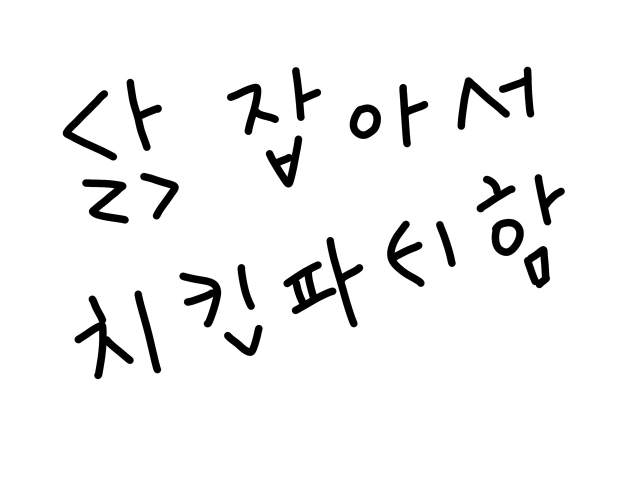
#> input picture sample.jpg, 1280 x 960 px (shown at 1/2 size)
$ jupyter execute --allow-errors Opencv.ipynb
#> lines starting #> are read from the running program, lines starting #| are printed output that depends on the picture; after the words box and inside, x2 and y2 are one past the last pixel; in counts of white or black regions, pixels touching at a corner belong together
[cell 1]
import cv2
import numpy as np
import matplotlib.pyplot as plt

### opencv를 이용한 이미지 인식

[cell 2]
img = cv2.imread('sample.jpg')
#> img is the input picture: shape (960, 1280, 3); min 0, max 255, mean 241.6
new_img = img.copy()
gray = cv2.cvtColor(img, cv2.COLOR_BGR2GRAY)

cv2.imshow('Gray image', gray)
cv2.waitKey(0)
cv2.destroyAllWindows()

[cell 3]
ret, binary = cv2.threshold(gray, 100, 255,
                           cv2.THRESH_OTSU)
#> binary: shape (960, 1280); 94.7% white; 24 black regions, largest, box (x1, y1, x2, y2) and area: (149, 591, 267, 758) 4369, (567, 523, 673, 628) 3989, (653, 474, 726, 655) 3422
#> ret = 130

cv2.imshow('binary image', binary)
cv2.waitKey(0)
cv2.destroyAllWindows()

[cell 4]
inverted_binary = ~binary
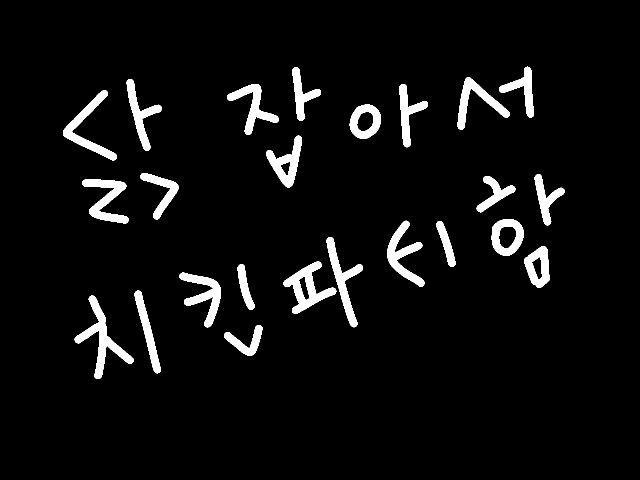
#> inverted_binary: shape (960, 1280) (shown at 1/2 size); 5.3% white; 24 white regions
cv2.imshow('Inverted binary image', inverted_binary)
cv2.waitKey(0)
cv2.destroyAllWindows()

[cell 5]
contours, hierarchy = cv2.findContours(inverted_binary,
                                        cv2.RETR_TREE,
                                        cv2.CHAIN_APPROX_SIMPLE)
#> contours = 29 contours; largest, box (x1, y1, x2, y2) and area: (567, 523, 673, 628) 4286, (149, 591, 267, 758) 4105, (983, 438, 1047, 512) 3682, (699, 209, 762, 278) 3262, (126, 180, 234, 321) 3215

[cell 6]
with_contours = cv2.drawContours(img, contours, -1, (255, 0, 255),3)
cv2.imshow('Detected contours', with_contours)
cv2.waitKey(0)
cv2.destroyAllWindows()

[cell 7]
# Show the total number of contours that were detected
print('Total number of contours detected: ' + str(len(contours)))
#| Total number of contours detected: 29

# Draw just the first contour
# The 0 means to draw the first contour
first_contour = cv2.drawContours(new_img, contours, 0,(255,0,255),3)
cv2.imshow('First detected contour', first_contour)
cv2.waitKey(0)
cv2.destroyAllWindows()

# Draw a bounding box around the first contour
# x is the starting x coordinate of the bounding box
# y is the starting y coordinate of the bounding box
# w is the width of the bounding box
# h is the height of the bounding box
x, y, w, h = cv2.boundingRect(contours[0])
#> x = 448; y = 650; w = 77; h = 62
cv2.rectangle(first_contour,(x,y), (x+w,y+h), (255,0,0), 3)
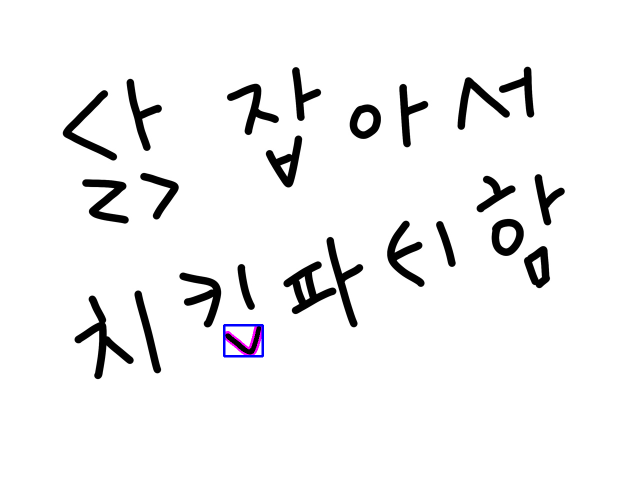
#> first_contour: shape (960, 1280, 3) (shown at 1/2 size); mean B, G, R 241.7, 241.2, 241.4
cv2.imshow('First contour with bounding box', first_contour)
cv2.waitKey(0)
cv2.destroyAllWindows()

# Draw a bounding box around all contours
for c in contours:
  x, y, w, h = cv2.boundingRect(c)

    # Make sure contour area is large enough
  if (cv2.contourArea(c)) > 10:
    cv2.rectangle(with_contours,(x,y), (x+w,y+h), (255,0,0), 3)
#> this loop made 29 passes
#> (x, y, w, h) on passes 1 to 12: (448, 650, 77, 62), (149, 591, 118, 167), (269, 581, 53, 166), (359, 545, 83, 110), (475, 528, 35, 92), (567, 523, 106, 105), (597, 552, 23, 49), (1048, 492, 52, 84), (1063, 512, 22, 48), (653, 474, 73, 181), (872, 442, 39, 92), (774, 441, 75, 133)
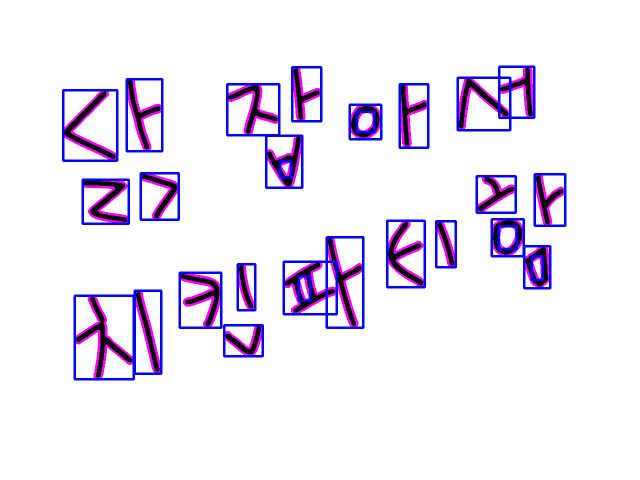
#> with_contours: shape (960, 1280, 3) (shown at 1/2 size); mean B, G, R 247.1, 230.6, 237.4

cv2.imshow('All contours with bounding box', with_contours)
cv2.waitKey(0)
cv2.destroyAllWindows()

[cell 8]
lower = np.array([40,40,40], dtype = 'uint8')
upper = np.array([255,255,255],  dtype = 'uint8')
mask = cv2.inRange(img, lower, upper)
#> mask: shape (960, 1280); 90.4% white; 19 black regions
output = cv2.bitwise_and(img, img, mask = mask)

cv2.imshow('output',np.hstack([img,output]))
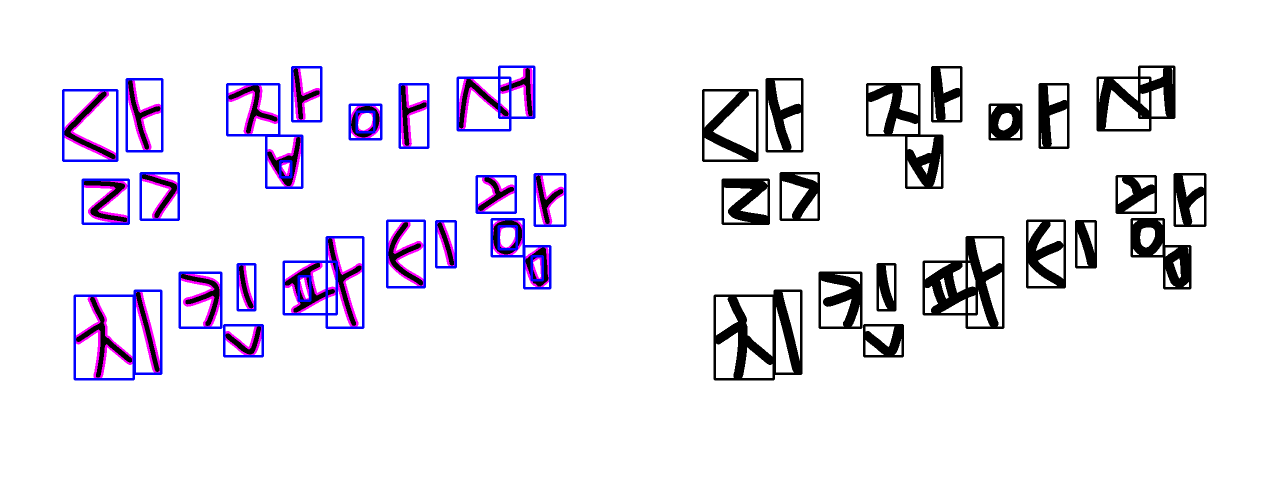
#> window 'output': shape (960, 2560, 3) (shown at 1/2 size); mean B, G, R 238.9, 230.6, 234
cv2.waitKey(0)
cv2.destroyAllWindows()

[cell 9]
img.shape
#> Out = (960, 1280, 3)

[cell 10]
cv2.imshow('image', img)
cv2.waitKey()
cv2.destroyAllWindows()

[cell 11]
plt.show()

[cell 12]
img = cv2.imread('sample.jpg')
new_img = img.copy()
gray = cv2.cvtColor(img, cv2.COLOR_BGR2GRAY)

cv2.imshow('Gray image', gray)
cv2.waitKey(0)
cv2.destroyAllWindows()

[cell 13]
ret, binary = cv2.threshold(gray, 100, 255,
                           cv2.THRESH_OTSU)

cv2.imshow('binary image', binary)
cv2.waitKey(0)
cv2.destroyAllWindows()

[cell 14]
img = cv2.imread('sample.jpg')
gray = cv2.cvtColor(img, cv2.COLOR_BGR2GRAY)

ret, binary = cv2.threshold(gray, 100, 255,
                           cv2.THRESH_OTSU)

cv2.imshow('binary image', binary)
cv2.waitKey(0)
cv2.destroyAllWindows()

contours, hierarchy = cv2.findContours(binary, cv2.RETR_TREE, cv2.CHAIN_APPROX_SIMPLE)
#> contours = 30 contours; largest, box (x1, y1, x2, y2) and area: (0, 0, 1280, 960) 1226561, (566, 522, 674, 629) 4652, (148, 590, 268, 759) 4633, (982, 437, 1048, 513) 3882, (652, 473, 727, 656) 3643

idx = 0
while idx >= 0:
    cv2.drawContours(img, contours, idx, (255,0,0), 1, cv2.LINE_8, hierarchy)
    idx = hierarchy[0, idx, 0]
#> this loop made 1 pass
#> idx on pass 1: -1
#> img: shape (960, 1280, 3); 1.03% of pixels changed, all inside (x1, y1, x2, y2) = (0, 0, 1280, 960)

cv2.imshow('img', img)

cv2.waitKey()
cv2.destroyAllWindows()

[cell 15]
dst = cv2.cvtColor(img, cv2.COLOR_BGR2GRAY)

_, th = cv2.threshold(dst, 0, 255, cv2.THRESH_OTSU + cv2.THRESH_BINARY_INV)
#> th: shape (960, 1280); 6.3% white; 25 white regions, largest, box (x1, y1, x2, y2) and area: (148, 590, 268, 759) 4899, (0, 0, 1280, 960) 4476, (566, 522, 674, 629) 4456
dst = cv2.cvtColor(th, cv2.COLOR_GRAY2BGR)

_, labels, stats, centroids = cv2.connectedComponentsWithStats(th)
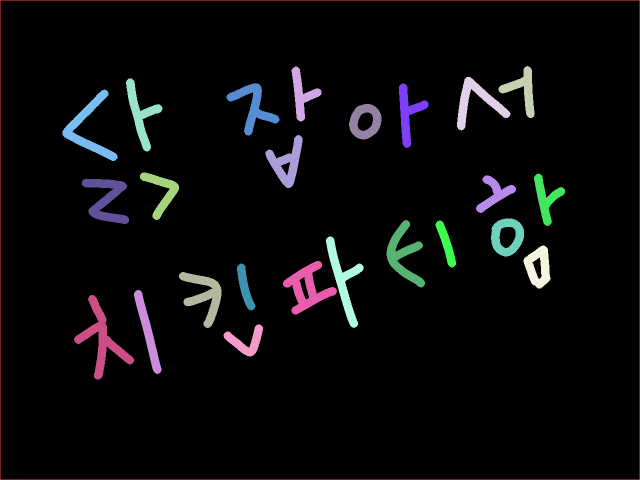
#> labels: shape (960, 1280) int32 (shown at 1/2 size); 26 distinct labels, from 0 to 25; one colour per label, 0 black
#> stats = 26 rows, first 6: [1, 1, 1278, 958, 1151306], [0, 0, 1280, 960, 4476], [583, 133, 60, 110, 2426], [997, 132, 72, 104, 2556], [914, 154, 107, 107, 3378], [252, 157, 73, 146, 3203]; centroids = 26 pairs, first value 176.7 to 1092.1, second value 179.7 to 682.9
# print(stats)

for x, y, w, h, cnt in stats:
    if (h,w) < dst.shape:
        cv2.rectangle(dst, (x, y, w, h), (0, 255, 0), 1)
#> this loop made 26 passes
#> (x, y, w, h, cnt) on passes 1 to 12: (1, 1, 1278, 958, 1151306), (0, 0, 1280, 960, 4476), (583, 133, 60, 110, 2426), (997, 132, 72, 104, 2556), (914, 154, 107, 107, 3378), (252, 157, 73, 146, 3203), (453, 167, 106, 104, 3421), (798, 167, 59, 129, 2805), (125, 179, 110, 143, 3802), (698, 208, 65, 71, 2686), (531, 270, 74, 106, 3372), (280, 345, 78, 95, 2469)
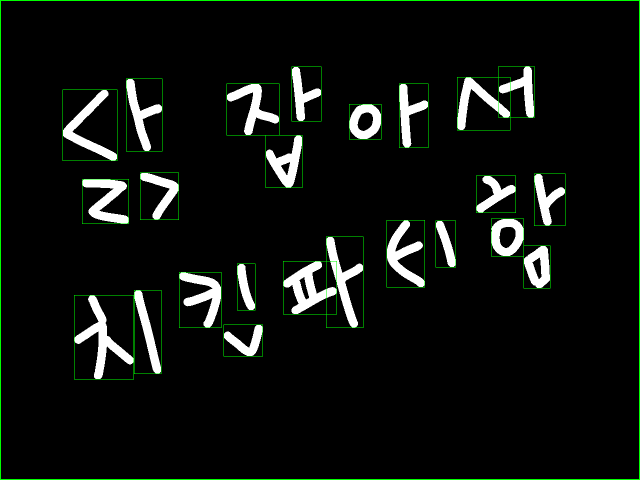
#> dst: shape (960, 1280, 3) (shown at 1/2 size); mean B, G, R 15, 18.7, 15

cv2.imshow('img', img)
cv2.imshow('th', th)
cv2.imshow('dst', dst)

cv2.waitKey()
cv2.destroyAllWindows()

[cell 16]
ret, binary = cv2.threshold(gray, 100, 255,
                           cv2.THRESH_OTSU)

cv2.imshow('binary image', binary)
cv2.waitKey(0)
cv2.destroyAllWindows()

[cell 17]
img = cv2.imread('sample.jpg')
gray = cv2.cvtColor(img, cv2.COLOR_BGR2GRAY)

ret, binary = cv2.threshold(gray, 100, 255,
                           cv2.THRESH_OTSU)

cv2.imshow('binary image', binary)
cv2.waitKey(0)
cv2.destroyAllWindows()

contours, hierarchy = cv2.findContours(binary, cv2.RETR_TREE, cv2.CHAIN_APPROX_SIMPLE)

idx = 0
while idx >= 0:
    cv2.drawContours(img, contours, idx, (255,0,0), 1, cv2.LINE_8, hierarchy)
    idx = hierarchy[0, idx, 0]

cv2.imshow('img', img)

cv2.waitKey()
cv2.destroyAllWindows()

[cell 18]
dst = cv2.cvtColor(img, cv2.COLOR_BGR2GRAY)

_, th = cv2.threshold(dst, 0, 255, cv2.THRESH_OTSU + cv2.THRESH_BINARY_INV)
dst = cv2.cvtColor(th, cv2.COLOR_GRAY2BGR)

_, labels, stats, centroids = cv2.connectedComponentsWithStats(th)
# print(stats)

for x, y, w, h, cnt in stats:
    if (h,w) < dst.shape:
        cv2.rectangle(dst, (x, y, w, h), (0, 255, 0), 1)

cv2.imshow('img',img)
cv2.imshow('th', th)
cv2.imshow('dst', dst)

cv2.waitKey()
cv2.destroyAllWindows()

[cell 19]
import cv2
import numpy as np

[cell 20]
img = cv2.imread('sample.jpg')
kernel = np.ones((5,5), np.float32)/25
dst = cv2.filter2D(img, -1, kernel)

cv2.imshow('Original', img)
cv2.imshow('Result', dst)

cv2.waitKey(0)
cv2.destroyAllWindows()

[cell 21]
blur = cv2.GaussianBlur(img, (5,5), 0)
blur2 = cv2.medianBlur(img, 5)
blur3 = cv2.bilateralFilter(img, 9, 75, 75)


cv2.imshow('Original', img)
cv2.imshow('Result', blur)
cv2.imshow('Result2', blur2)
cv2.imshow('Result3', blur3)

cv2.waitKey(0)
cv2.destroyAllWindows()

[cell 22]
img = cv2.imread('sample.jpg')

# extract red channel
red_channel = img[:,:,2]
blur = cv2.bilateralFilter(red_channel, 3, 55, 55)
#> blur: shape (960, 1280)

cv2.imshow('red', red_channel)
# cv2.imshow('blur',blur)


cv2.waitKey(0)
cv2.destroyAllWindows()

ret, binary = cv2.threshold(blur, 100, 255,
                           cv2.THRESH_OTSU)
#> binary: shape (960, 1280); 94.7% white; 24 black regions, largest, box (x1, y1, x2, y2) and area: (149, 591, 267, 758) 4364, (567, 523, 673, 628) 3985, (653, 474, 726, 655) 3421
#> ret = 129

cv2.imshow('binary image', binary)
cv2.waitKey(0)
cv2.destroyAllWindows()

contours, hierarchy = cv2.findContours(binary, cv2.RETR_EXTERNAL, cv2.CHAIN_APPROX_SIMPLE)
#> contours = [[[0, 0], [0, 959], [1279, 959], [1279, 0]]]

idx = 0
while idx >= 0:
    cv2.drawContours(img, contours, idx, (255,0,0), 3, cv2.LINE_8, hierarchy)
    idx = hierarchy[0, idx, 0]
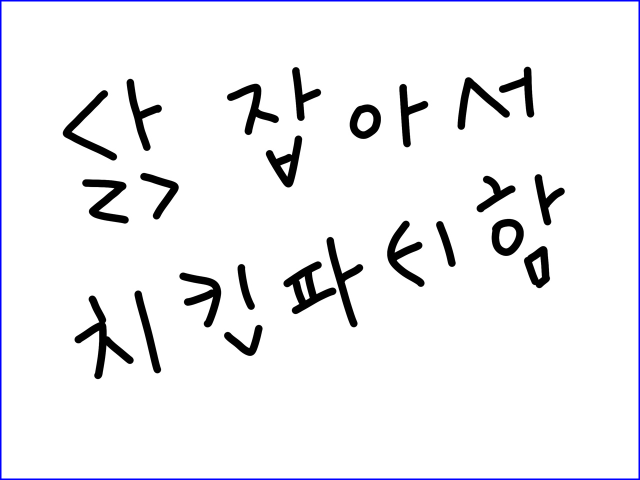
#> img: shape (960, 1280, 3) (shown at 1/2 size); 1.09% of pixels changed, all inside (x1, y1, x2, y2) = (0, 0, 1280, 960)

cv2.imshow('img', img)

cv2.waitKey()
cv2.destroyAllWindows()

_, th = cv2.threshold(binary, 0, 255, cv2.THRESH_OTSU + cv2.THRESH_BINARY_INV)
dst = cv2.cvtColor(th, cv2.COLOR_GRAY2BGR)


_, labels, stats, centroids = cv2.connectedComponentsWithStats(th)
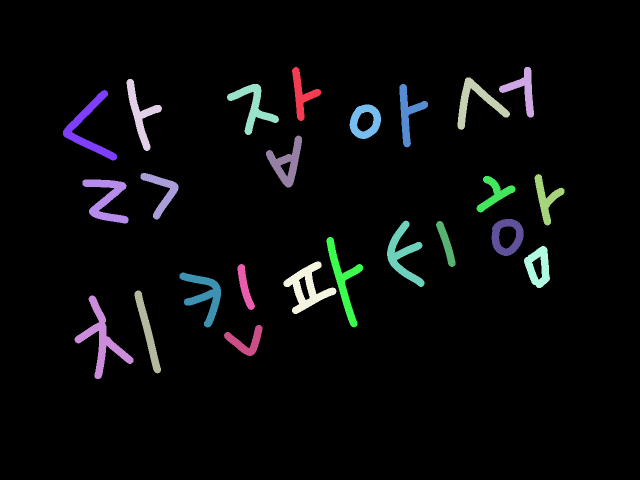
#> labels: shape (960, 1280) int32 (shown at 1/2 size); 25 distinct labels, from 0 to 24; one colour per label, 0 black
#> stats = 25 rows, first 6: [0, 0, 1280, 960, 1164014], [584, 134, 58, 108, 2134], [998, 134, 70, 101, 2245], [915, 155, 105, 105, 3008], [253, 158, 71, 144, 2825], [454, 168, 104, 102, 3027]; centroids = 25 pairs, first value 176.4 to 1092, second value 179.5 to 683.2
# print(stats)

for x, y, w, h, cnt in stats:
    if (5,5) < (h,w) < dst.shape:
        cv2.rectangle(dst, (x, y, w, h), (0, 255, 0), 1)
#> this loop made 25 passes
#> (x, y, w, h, cnt) on passes 1 to 12: (0, 0, 1280, 960, 1164014), (584, 134, 58, 108, 2134), (998, 134, 70, 101, 2245), (915, 155, 105, 105, 3008), (253, 158, 71, 144, 2825), (454, 168, 104, 102, 3027), (799, 168, 57, 127, 2465), (126, 180, 108, 141, 3404), (699, 209, 63, 69, 2397), (532, 271, 72, 104, 3015), (281, 346, 76, 93, 2188), (1069, 348, 60, 103, 2153)
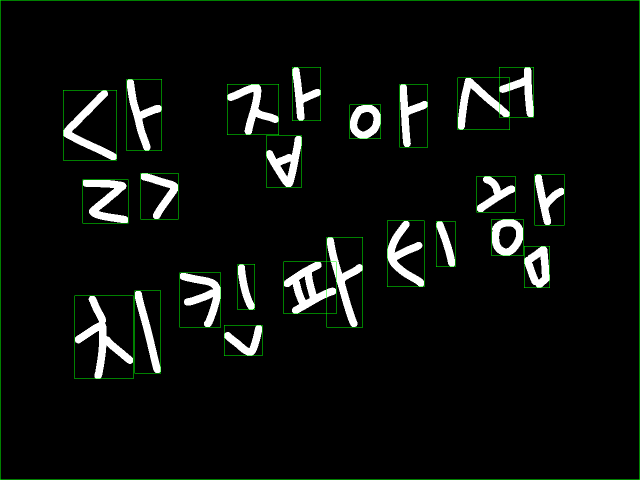
#> dst: shape (960, 1280, 3) (shown at 1/2 size); mean B, G, R 13.3, 16, 13.3

cv2.imshow('dst', dst)

cv2.waitKey()
cv2.destroyAllWindows()

[cell 23]
import cv2
image = cv2.imread('sample.jpg')
gray = cv2.cvtColor(image, cv2.COLOR_BGR2GRAY)
blur = cv2.medianBlur(gray, 9)
thresh = cv2.threshold(blur, 0, 255, cv2.THRESH_BINARY_INV + cv2.THRESH_OTSU)[1]
#> thresh: shape (960, 1280); 5.2% white; 24 white regions, largest, box (x1, y1, x2, y2) and area: (150, 591, 267, 758) 4343, (567, 523, 672, 628) 3994, (165, 359, 257, 447) 3406
kernel = cv2.getStructuringElement(cv2.MORPH_RECT, (3,3))
#> kernel = [[1, 1, 1], [1, 1, 1], [1, 1, 1]]
opening = cv2.morphologyEx(thresh, cv2.MORPH_OPEN, kernel, iterations=1)
#> opening: shape (960, 1280); 5.2% white; 24 white regions, largest, box (x1, y1, x2, y2) and area: (150, 592, 267, 758) 4342, (567, 523, 672, 628) 3994, (165, 359, 257, 447) 3406
dilate_kernel = cv2.getStructuringElement(cv2.MORPH_RECT, (20,20))
#> dilate_kernel: shape (20, 20); every value is 1
dilate = cv2.dilate(opening, dilate_kernel, iterations=2)
#> dilate: shape (960, 1280); 22.8% white; 10 white regions
cnts = cv2.findContours(dilate, cv2.RETR_EXTERNAL, cv2.CHAIN_APPROX_SIMPLE)
#> cnts = 10 contours; largest, box (x1, y1, x2, y2) and area: (936, 331, 1149, 596) 37066, (437, 117, 662, 395) 34763, (341, 511, 545, 732) 30186, (132, 564, 342, 778) 29830, (108, 140, 343, 340) 29031
cnts = cnts[0] if len(cnts) == 2 else cnts[1]
for c in cnts:
    x,y,w,h = cv2.boundingRect(c)
    cv2.rectangle(image, (x, y), (x + w, y + h), (36,255,12), 2)
#> this loop made 10 passes
#> (x, y, w, h) on passes 1 to 10: (132, 564, 210, 214), (341, 511, 204, 221), (549, 457, 197, 217), (756, 424, 175, 169), (936, 331, 213, 265), (147, 328, 230, 139), (681, 151, 195, 163), (108, 140, 235, 200), (437, 117, 225, 278), (897, 116, 191, 163)
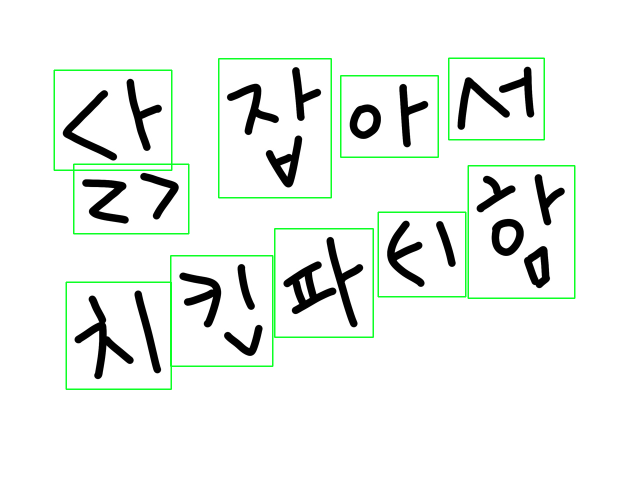
#> image: shape (960, 1280, 3) (shown at 1/2 size); 1.97% of pixels changed, all inside (x1, y1, x2, y2) = (107, 115, 1151, 780)
cv2.imshow('thresh', thresh)
cv2.imshow('opening', opening)
cv2.imshow('dilate', dilate)
cv2.imshow('image', image)
cv2.waitKey()
cv2.destroyAllWindows()
